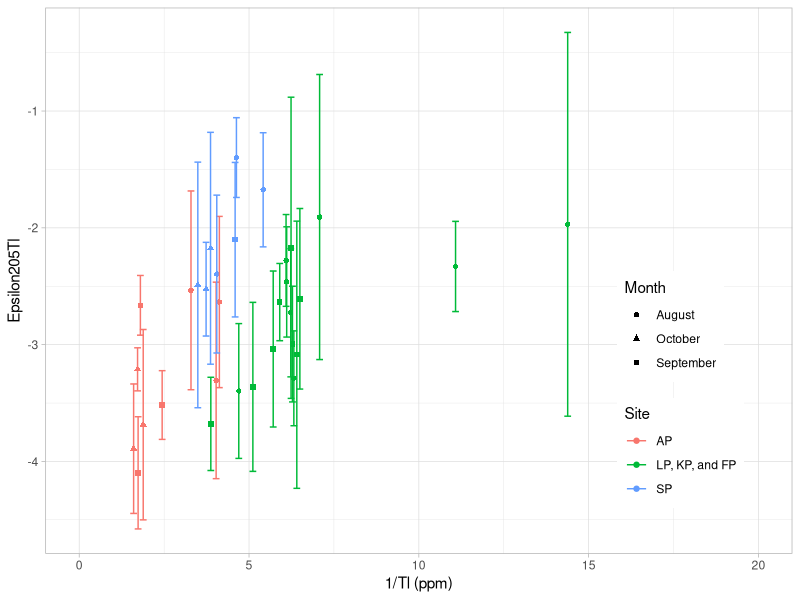

Generate this figure with R: (Note: this script raises an error after producing the figure.)
## ---- chunk 1

# load packages

library(tidyverse)
library(dplyr)
library(ggplot2)
library(knitr)

# remind RMarkdown that iso_el = merged_data.csv (had some trouble with this)

iso_el <- read.csv("merged_data.csv")

# Tl isotope and 1/Tl  plot (note to self: low Tl conc outlier cropped out in this version)

tl_plot <- iso_el %>%
  ggplot(aes(x = Tl_inv, y = mean, col = combined_names)) +
  geom_point(aes(shape = month)) +
  geom_errorbar(aes(ymin = mean - sd2, ymax = mean + sd2), width = .2)+
  theme_light() + 
  labs(x = "1/Tl (ppm)", y = "Epsilon205Tl", col = "Site", shape = "Month") +
  theme(legend.position = c(0.85,0.3)) +
  xlim(0, 20) +
  ggsave(filename = "tl_plot2.tiff",
         device = "tiff",
         width = 8,
         height = 8,
         units = "in",
         dpi = 300)

tl_plot

## ---- chunk 2

# hopefully insert the plot... it's taking forever to load!

knitr::include_graphics("tl_plot2.tiff")

